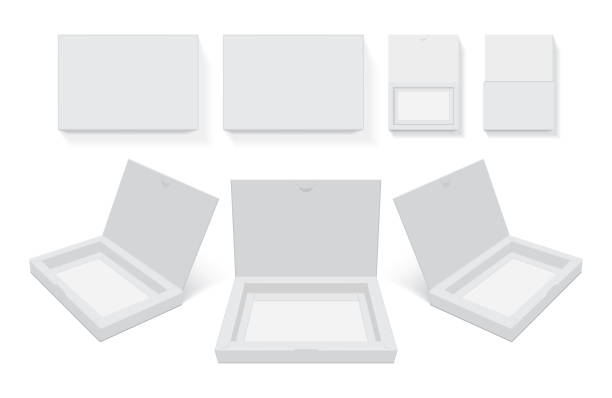
#> input picture images/box6.jpg, 612 x 398 px
$ python objectmeasurement.py
#> lines starting #> are read from the running program, lines starting #| are printed output that depends on the picture; after the words box and inside, x2 and y2 are one past the last pixel; in counts of white or black regions, pixels touching at a corner belong together
#> further down, img is the input picture: shape (398, 612, 3); mean B, G, R 241.9, 241.3, 240.9
### utils.py
import cv2
import numpy as np

def getContours(img, cThresh=[100,100], showCanny = False, minArea = 500, filter = 0, draw=False):
#> called with showCanny = True, minArea = 2000, filter = 4, draw = True
    imgGray = cv2.cvtColor(img, cv2.COLOR_BGR2GRAY)
    imgBlur = cv2.GaussianBlur(imgGray, (5,5),1)
    imgCanny = cv2.Canny(imgBlur, cThresh[0], cThresh[1], 5, L2gradient = True)
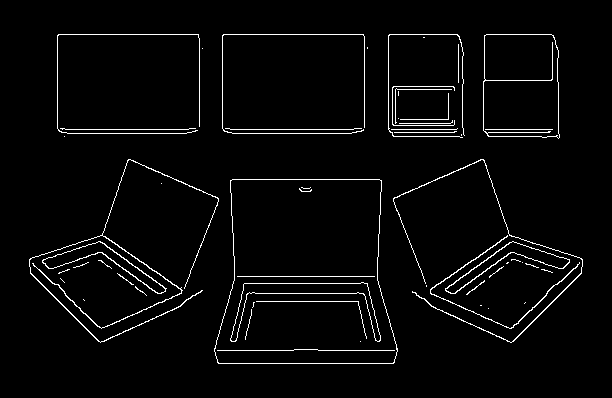
#> imgCanny: shape (398, 612); 3% white in thin lines or dots, all inside (x1, y1, x2, y2) = (29, 34, 583, 364)
    kernel = np.ones((5,5))
    imgDial = cv2.dilate(imgCanny, kernel, iterations = 3)
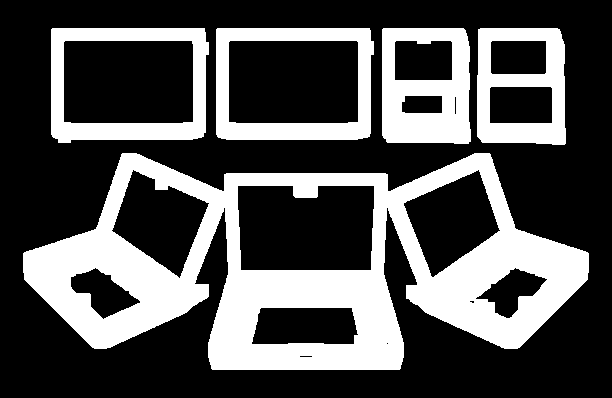
#> imgDial: shape (398, 612); 31.9% white; 5 white regions, box (x1, y1, x2, y2) and area: (23, 153, 589, 370) 50963, (382, 28, 471, 144) 7180, (51, 28, 209, 143) 6828, (216, 28, 374, 140) 6794, (477, 28, 566, 145) 6005
    imgThre =  cv2.erode(imgDial, kernel, iterations = 2)
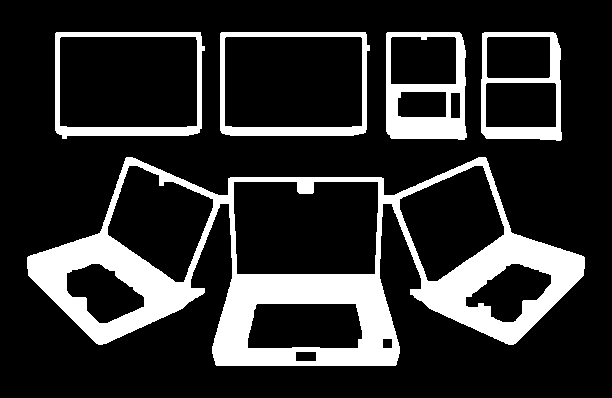
#> imgThre: shape (398, 612); 18.6% white; 5 white regions

    if showCanny : cv2.imshow("Canny", imgThre)

    countours, hiearchy = cv2.findContours(imgThre, cv2.RETR_EXTERNAL, cv2.CHAIN_APPROX_SIMPLE)
#> countours = 5 contours; box (x1, y1, x2, y2) and area: (27, 157, 585, 366) 69874, (55, 32, 205, 139) 15016, (220, 32, 370, 136) 15010, (481, 32, 562, 141) 8274, (386, 32, 467, 140) 8262; hiearchy = [[1, -1, -1, -1], [2, 0, -1, -1], [3, 1, -1, -1], [4, 2, -1, -1], [-1, 3, -1, -1]]
    finalCountours = []
    for i in countours:
        area = cv2.contourArea(i)
        print("Area", area)
        if area > minArea:
            peri = cv2.arcLength(i, True)
            approx = cv2.approxPolyDP(i, 0.02*peri, True)
            bbox = cv2.boundingRect(approx)
            if filter > 0:
                if len(approx) == filter:
                    finalCountours.append([len(approx), area, approx, bbox, i])
            else:
                finalCountours.append([len(approx), area, approx, bbox, i])
#> this loop made 5 passes
#> (area, peri, approx, bbox) on passes 2 to 5: (8274.5, 366.9, [[482, 33], [481, 132], [560, 140], [555, 33]], (481, 33, 80, 108)), (8262, 367.5, [[387, 32], [387, 133], [464, 139], [461, 34]], (387, 32, 78, 108)), (15010, 497, [[220, 33], [222, 133], [365, 132], [365, 32]], (220, 32, 146, 102)), (15015.5, 502.4, [[55, 33], [62, 138], [199, 132], [200, 32]], (55, 32, 146, 107))
#> (area, peri, bbox) on pass 1: (69873.5, 2019.1, (27, 157, 558, 209))
#| Area 69873.5
#| Area 8274.5
#| Area 8262.0
#| Area 15010.0
#| Area 15015.5
#> after the loop, finalCountours = 4 items

    finalCountours = sorted(finalCountours, key = lambda x:x[1], reverse=True)

    if draw:
        for con in finalCountours:
            cv2.drawContours(img, con[4], -1, (0,0,255), 3)
#> this loop made 4 passes
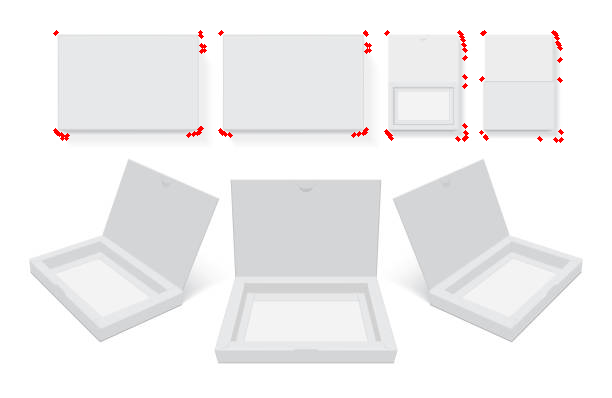
#> img: shape (398, 612, 3); 0.42% of pixels changed, all inside (x1, y1, x2, y2) = (53, 30, 564, 143)


    return img, finalCountours


def reorder(myPoints):
    print(myPoints.shape)
    myPointsNew = np.zeros_like(myPoints)
    myPoints = myPoints.reshape((4,2))
    add = myPoints.sum(1)
    myPointsNew[0] = myPoints[np.argmin(add)]
    myPointsNew[3] = myPoints[np.argmax(add)]
    diff = np.diff(myPoints, axis=1)
    myPointsNew[1] = myPoints[np.argmin(diff)]
    myPointsNew[2] = myPoints[np.argmax(diff)]
    return myPointsNew


# [9 lines left out: function wrapImg, not called in this run]


def findDis(pts1,pts2):
    return ((pts2[0] - pts1[0])**2 + (pts2[1] - pts1[1])**2)**0.5

### objectmeasurement.py
from utils import *

w = 200
h = 250
scale = 55.7


img = cv2.imread("images/box6.jpg", cv2.IMREAD_COLOR)
# [7 lines of commented-out code are left out]

imgCont2, cont2 = getContours(img, draw=True, filter=4, cThresh=[30,30], minArea=2000, showCanny=True)
#> cont2 = 4 items

if len(cont2) != 0:
    for obj in cont2:
        cv2.polylines(imgCont2, [obj[2]], True, (0,255,0), 2)
        nPoints = reorder(obj[2])
        mW = round(findDis(nPoints[0][0]//scale, nPoints[1][0]//scale),1)
        nH = round(findDis(nPoints[0][0]//scale, nPoints[2][0]//scale),1)
        print(mW, nH)
        x,y,w,h = obj[3]

        cv2.putText(imgCont2, f"{mW}cm", (x+30, y-10), cv2.FONT_HERSHEY_SIMPLEX, 0.75, (0, 0, 255), 2)
        cv2.putText(imgCont2, f"{nH}cm", (x-70, y+h//2), cv2.FONT_HERSHEY_SIMPLEX, 0.75, (0, 0, 255), 2)
        cv2.putText(imgCont2, f"Area : {nH * mW}cmSquare", (10, 200), cv2.FONT_HERSHEY_SIMPLEX, 2, (0, 0, 255), 2)
#> this loop made 4 passes
#> (myPoints in reorder, add in reorder, diff in reorder, nPoints, mW, nH, x, y) on passes 1 to 4: ([[55, 33], [62, 138], [199, 132], [200, 32]], [88, 200, 331, 232], [-22, 76, -67, -168], [[55, 33], [200, 32], [62, 138], [199, 132]], 3, 2.2, 55, 32), ([[220, 33], [222, 133], [365, 132], [365, 32]], [253, 355, 497, 397], [-187, -89, -233, -333], [[220, 33], [365, 32], [222, 133], [365, 132]], 3, 2, 220, 32), ([[482, 33], [481, 132], [560, 140], [555, 33]], [515, 613, 700, 588], [-449, -349, -420, -522], [[482, 33], [555, 33], [481, 132], [560, 140]], 1, 2, 481, 33), ([[387, 32], [387, 133], [464, 139], [461, 34]], [419, 520, 603, 495], [-355, -254, -325, -427], [[387, 32], [461, 34], [387, 133], [464, 139]], 2, 2, 387, 32)
#| (4, 1, 2)
#| 3.0 2.2
#| (4, 1, 2)
#| 3.0 2.0
#| (4, 1, 2)
#| 1.0 2.0
#| (4, 1, 2)
#| 2.0 2.0
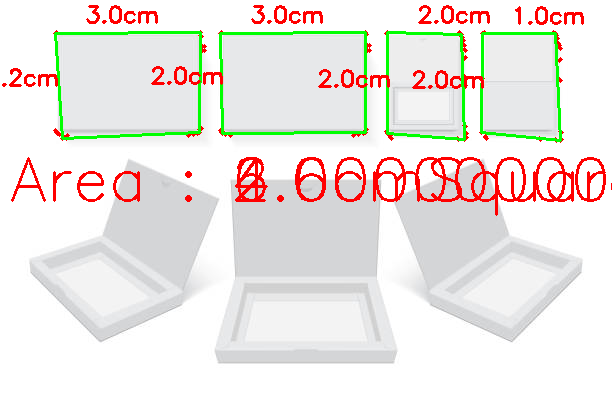
#> imgCont2: shape (398, 612, 3); 6.12% of pixels changed, all inside (x1, y1, x2, y2) = (2, 5, 612, 216)
        # img = cv2.resize(imgCont2, (w*scale,h*scale))
cv2.imwrite(f"generated_images/{np.random.randint(0,999)}.jpg", img)


# cv2.imshow("imgWarp", imgCont2)


# cv2.imshow("Original", img)
cv2.waitKey(0)
cv2.destroyAllWindows()
